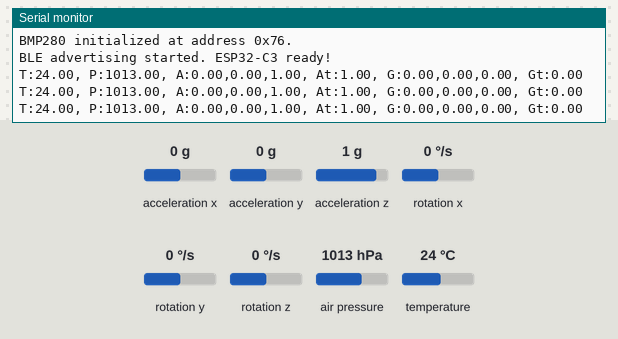
Simulated run of this sketch. Board: ESP32-C3. On the bench: the last lines printed to the serial monitor. The test bench sets the inputs (shaded band); at power-on: acceleration x 0 g, acceleration y 0 g, acceleration z 1 g, rotation x 0 °/s, rotation y 0 °/s, rotation z 0 °/s, air pressure 1013 hPa, temperature 24 °C. Nothing arrives over Bluetooth unless stated; a phone connects over Bluetooth LE 3 s after start.

Above: at 2.2 s.
2.3 s: acceleration x set to -1.4 g
At 3.0 s:
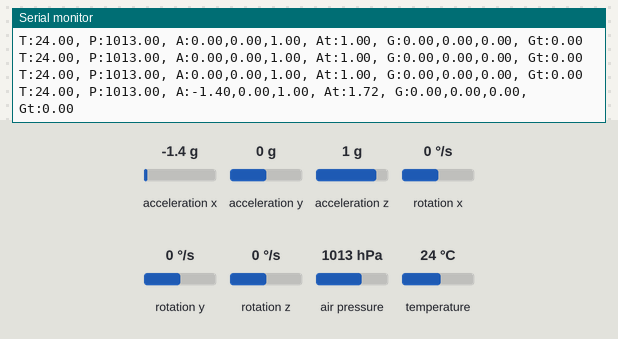
5.3 s: acceleration y set to -1.4 g
At 6.0 s:
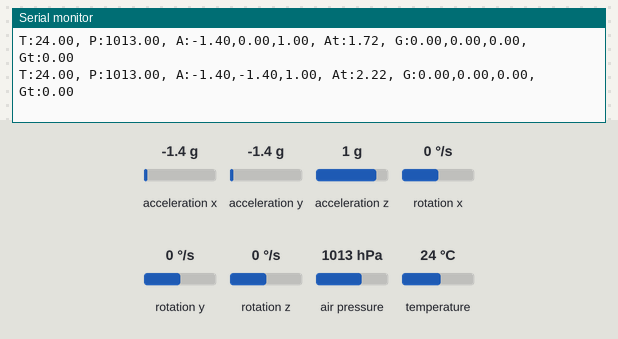
6.8 s: acceleration z set to -1.4 g
At 7.5 s:
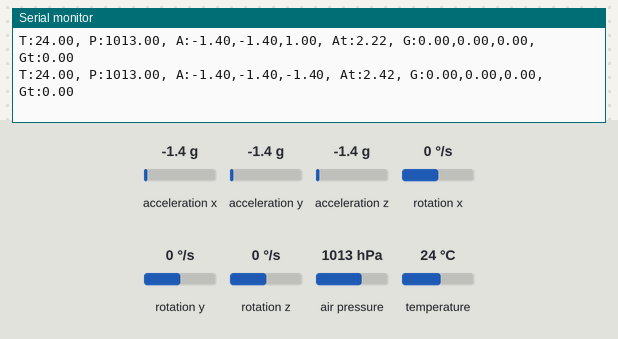
8.3 s: rotation x set to -192 °/s
At 9.0 s:
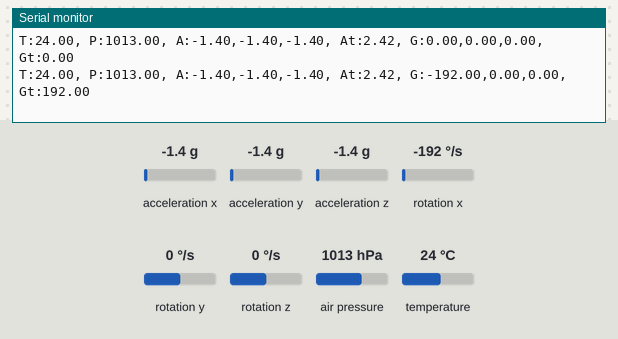
9.8 s: rotation y set to -192 °/s
At 9.8 s:
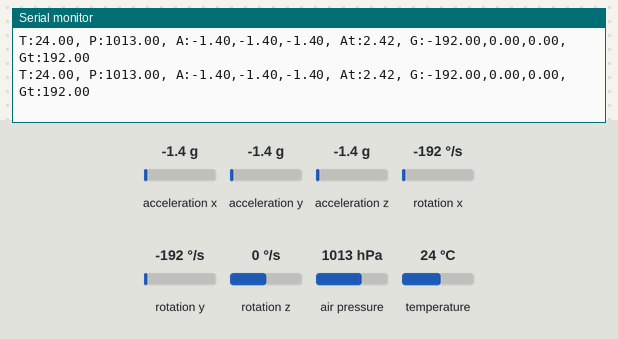
Timing chart, 0 to 12.3 s (numbered marks = the images above; inputs shaded):
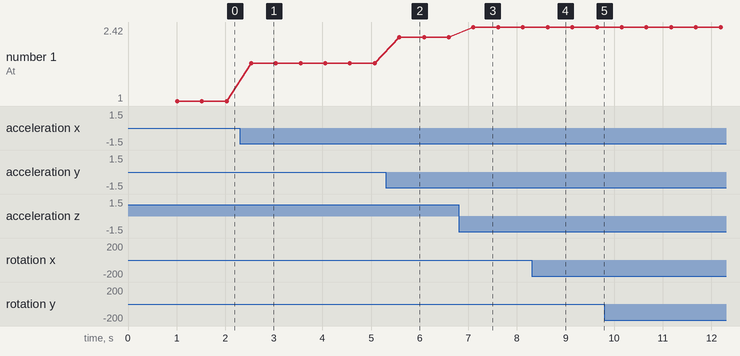

Measured:
- after the input at 2.3 s, the serial monitor: prints a new line after 0.23 s (image 1)
- after the input at 5.3 s, the serial monitor: prints a new line after 0.28 s (image 2)
- after the input at 6.8 s, the serial monitor: prints a new line after 0.31 s (image 3)
- after the input at 8.3 s, the serial monitor: prints a new line after 0.33 s (image 4)
- plotted number 1: 1 → 1.72 after the input at 2.3 s, 1.72 → 2.22 after the input at 5.3 s, 2.22 → 2.42 after the input at 6.8 s

The sketch:

ESP32-C3.ino
```cpp
#include <Wire.h>
#include <MPU9250_asukiaaa.h>
#include <Adafruit_BMP280.h>

// Incluindo as bibliotecas BLE nativas do ESP32 v3.1.3
#include <BLEDevice.h>
#include <BLEServer.h>
#include <BLEUtils.h>
#include <BLE2902.h>

// Definição dos pinos I2C para ESP32-C3
#define SDA_PIN 7
#define SCL_PIN 6

// Sensor objects
MPU9250_asukiaaa mpu;
Adafruit_BMP280 bmp;

// BLE service & characteristic UUIDs (must match Flutter)
#define SERVICE_UUID        "4fafc201-1fb5-459e-8fcc-c5c9c331914b"
#define CHARACTERISTIC_UUID "beb5483e-36e1-4688-b7f5-ea07361b26a8"

BLEServer* pServer = NULL;
BLECharacteristic* pCharacteristic = NULL;
bool deviceConnected = false;
bool oldDeviceConnected = false;
bool bmpAvailable = false;

// Create custom server callbacks to handle connect/disconnect events
class ServerCallbacks: public BLEServerCallbacks {
    void onConnect(BLEServer* pServer) {
      deviceConnected = true;
      Serial.println("Device connected!");
    };

    void onDisconnect(BLEServer* pServer) {
      deviceConnected = false;
      Serial.println("Device disconnected!");
    }
};

void setup() {
  Serial.begin(115200);

  // Iniciar a comunicação I2C com os pinos específicos do ESP32-C3
  Wire.begin(SDA_PIN, SCL_PIN);

  // Aguardar inicialização do monitor serial
  delay(1000);
  Serial.println("Iniciando sistema com ESP32-C3...");

  // Initialize BMP280 – try 0x76 (or 0x77 if needed)
  if (!bmp.begin(0x76)) {
    Serial.println("BMP280 sensor not found at 0x76!");
    // Tente o endereço alternativo
    if (!bmp.begin(0x77)) {
      Serial.println("BMP280 not found at 0x77 either!");
      bmpAvailable = false;
    } else {
      Serial.println("BMP280 initialized at address 0x77.");
      bmpAvailable = true;
    }
  } else {
    Serial.println("BMP280 initialized at address 0x76.");
    bmpAvailable = true;
  }

  // Configurações do BMP280 - ajustadas para ESP32-C3
  if (bmpAvailable) {
    bmp.setSampling(Adafruit_BMP280::MODE_NORMAL,     /* Operating Mode */
                    Adafruit_BMP280::SAMPLING_X2,     /* Temp. oversampling */
                    Adafruit_BMP280::SAMPLING_X16,    /* Pressure oversampling */
                    Adafruit_BMP280::FILTER_X16,      /* Filtering */
                    Adafruit_BMP280::STANDBY_MS_500); /* Standby time */
  }

  // Initialize MPU9250 sensors
  mpu.setWire(&Wire);
  mpu.beginAccel();
  mpu.beginGyro();
  mpu.beginMag();

  // Configurando o BLE
  BLEDevice::init("ESP32_GY91");

  // Criando o BLE Server
  pServer = BLEDevice::createServer();
  pServer->setCallbacks(new ServerCallbacks());

  // Criando o BLE Service
  BLEService *pService = pServer->createService(SERVICE_UUID);

  // Criando a BLE Characteristic
  pCharacteristic = pService->createCharacteristic(
                      CHARACTERISTIC_UUID,
                      BLECharacteristic::PROPERTY_READ |
                      BLECharacteristic::PROPERTY_NOTIFY
                    );

  // Criando um BLE Descriptor para notificações
  pCharacteristic->addDescriptor(new BLE2902());

  // Iniciando o serviço
  pService->start();

  // Iniciando a publicidade do BLE
  BLEAdvertising *pAdvertising = BLEDevice::getAdvertising();
  pAdvertising->addServiceUUID(SERVICE_UUID);
  pAdvertising->setScanResponse(true);
  // Ajustes para melhorar a compatibilidade com iOS
  pAdvertising->setMinPreferred(0x06);
  pAdvertising->setMinPreferred(0x12);
  BLEDevice::startAdvertising();

  Serial.println("BLE advertising started. ESP32-C3 ready!");
}

void loop() {
  // Update MPU9250 readings
  mpu.accelUpdate();
  mpu.gyroUpdate();
  mpu.magUpdate();

  // Read accelerometer
  float ax = mpu.accelX();
  float ay = mpu.accelY();
  float az = mpu.accelZ();
  float accelTotal = sqrt(ax * ax + ay * ay + az * az);

  // Read gyroscope
  float gx = mpu.gyroX();
  float gy = mpu.gyroY();
  float gz = mpu.gyroZ();
  float gyroTotal = sqrt(gx * gx + gy * gy + gz * gz);

  // Read BMP280 (if available)
  float temperature = 0.0;
  float pressure = 0.0;
  float altitude = 0.0;
  if (bmpAvailable) {
    temperature = bmp.readTemperature();
    pressure = bmp.readPressure() / 100.0; // Convert Pa to hPa
    altitude = bmp.readAltitude(1013.25); // Altitude calculada com base na pressão do nível do mar padrão
  }

  // Build complete sensor data string with newline delimiter.
  String sensorData = "T:" + String(temperature, 2) + ", " +
                      "P:" + String(pressure, 2) + ", " +
                      "A:" + String(ax, 2) + "," + String(ay, 2) + "," + String(az, 2) + ", " +
                      "At:" + String(accelTotal, 2) + ", " +
                      "G:" + String(gx, 2) + "," + String(gy, 2) + "," + String(gz, 2) + ", " +
                      "Gt:" + String(gyroTotal, 2);

  // Verificar se dispositivo está conectado antes de notificar
  if (deviceConnected) {
    // Atualizar e notificar os clientes BLE
    pCharacteristic->setValue(sensorData.c_str());
    pCharacteristic->notify();
  }

  // Debug output
  Serial.println(sensorData);

  // Gerenciar reconexões
  if (!deviceConnected && oldDeviceConnected) {
    delay(500); // Dar tempo ao Bluetooth para ficar pronto
    pServer->startAdvertising(); // Reiniciar advertising
    Serial.println("Restarting advertising...");
    oldDeviceConnected = deviceConnected;
  }

  // Conectando
  if (deviceConnected && !oldDeviceConnected) {
    oldDeviceConnected = deviceConnected;
  }

  // Implementar verificação básica de erros
  if (isnan(accelTotal) || isnan(gyroTotal)) {
    Serial.println("Erro na leitura do MPU9250. Tentando reiniciar...");
    mpu.beginAccel();
    mpu.beginGyro();
    mpu.beginMag();
    delay(100);
  }

  delay(500);
}
```
